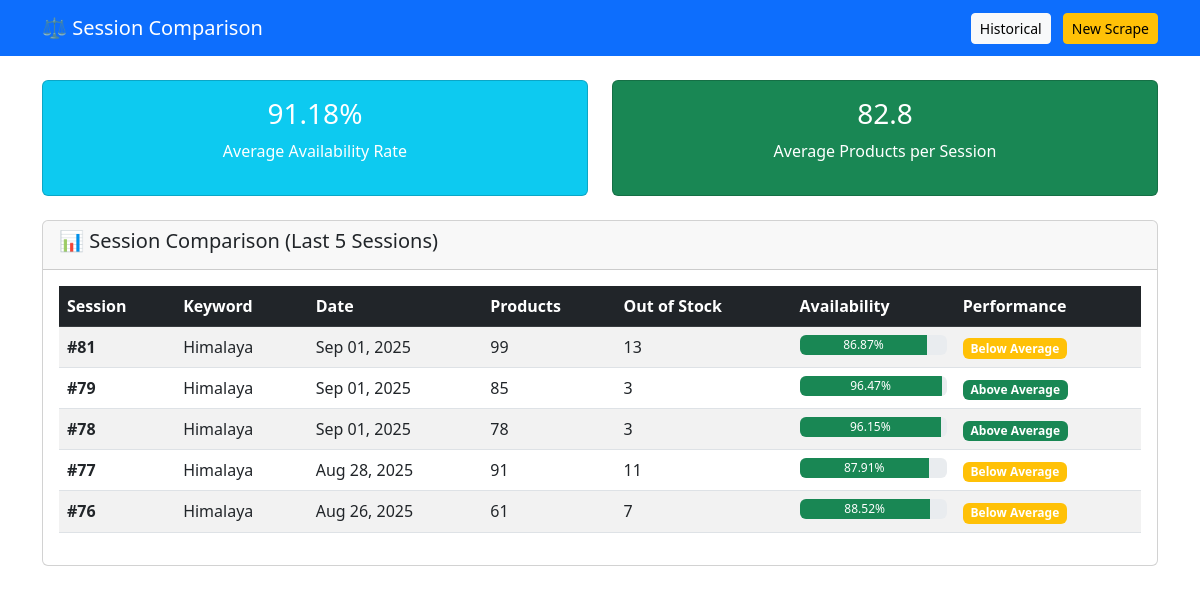
The page /compare/ on the database its author committed.
### scraper_app/models.py (models this page shows, shortened)
class ScrapeSession(models.Model):
    keyword = models.CharField(max_length=100)
    pincode = models.CharField(max_length=10)
    timestamp = models.DateTimeField(auto_now_add=True)
    total_products = models.IntegerField(default=0)
    out_of_stock_count = models.IntegerField(default=0)
    availability_rate = models.FloatField(default=0.0)

### scraper_app/views.py (the view)
# urls.py: path('compare/', views.compare_sessions, name='compare_sessions'),
def compare_sessions(request):
    sessions = ScrapeSession.objects.all().order_by('-timestamp')[:5]
    avg_availability = sessions.aggregate(Avg('availability_rate'))['availability_rate__avg'] or 0
    avg_products = sessions.aggregate(Avg('total_products'))['total_products__avg'] or 0
    return render(request, 'scraper_app/c_index.html', {
        'sessions': sessions,
        'avg_availability': round(avg_availability, 2),
        'avg_products': round(avg_products, 2),
    })

### scraper_app/templates/scraper_app/C_index.html (shortened to what this page needs)
<!DOCTYPE html>
<html lang="en">
<head>
    <link href="https://cdn.jsdelivr.net/npm/bootstrap@5.3.0/dist/css/bootstrap.min.css" rel="stylesheet">
    <link href="https://cdnjs.cloudflare.com/ajax/libs/font-awesome/6.0.0/css/all.min.css" rel="stylesheet">
</head>
<body>
    <nav class="navbar navbar-expand-lg navbar-dark bg-primary">
        <div class="container">
            <span class="navbar-brand">⚖️ Session Comparison</span>
            <div>
                <a href="{% url 'historical_data' %}" class="btn btn-light btn-sm me-2">Historical</a>
                <a href="{% url 'run_scrape' %}" class="btn btn-warning btn-sm">New Scrape</a>
            </div>
        </div>
    </nav>
    <div class="container mt-4">
        <div class="row mb-4">
            <div class="col-md-6">
                <div class="card bg-info text-white">
                    <div class="card-body text-center">
                        <h3>{{ avg_availability }}%</h3>
                        <p>Average Availability Rate</p>
                    </div>
                </div>
            </div>
            <div class="col-md-6">
                <div class="card bg-success text-white">
                    <div class="card-body text-center">
                        <h3>{{ avg_products }}</h3>
                        <p>Average Products per Session</p>
                    </div>
                </div>
            </div>
        </div>
        <div class="card">
            <div class="card-header">
                <h5>📊 Session Comparison (Last 5 Sessions)</h5>
            </div>
            <div class="card-body">
                <div class="table-responsive">
                    <table class="table table-striped">
                        <thead class="table-dark">
                            <tr>
                                <th>Session</th>
                                <th>Keyword</th>
                                <th>Date</th>
                                <th>Products</th>
                                <th>Out of Stock</th>
                                <th>Availability</th>
                                <th>Performance</th>
                            </tr>
                        </thead>
                        <tbody>
                            {% for session in sessions %}
                            <tr>
                                <td><strong>#{{ session.id }}</strong></td>
                                <td>{{ session.keyword }}</td>
                                <td>{{ session.timestamp|date:"M d, Y" }}</td>
                                <td>{{ session.total_products }}</td>
                                <td>{{ session.out_of_stock_count }}</td>
                                <td>
                                    <div class="progress" style="height: 20px;">
                                        <div class="progress-bar
                                            {% if session.availability_rate >= 80 %}bg-success
                                            {% elif session.availability_rate >= 50 %}bg-warning
                                            {% else %}bg-danger{% endif %}"
                                            style="width: {{ session.availability_rate }}%">
                                            {{ session.availability_rate }}%
                                        </div>
                                    </div>
                                </td>
                                <td>
                                    {% if session.availability_rate >= avg_availability %}
                                        <span class="badge bg-success">Above Average</span>
                                    {% else %}
                                        <span class="badge bg-warning">Below Average</span>
                                    {% endif %}
                                </td>
                            </tr>
                            {% endfor %}
                        </tbody>
                    </table>
                </div>
            </div>
        </div>
    </div>
</body>
</html>

### rows shown on the page
ScrapeSession: id "81", keyword "Himalaya", timestamp "Sep 01, 2025", total_products "99", out_of_stock_count "13", availability_rate "86.87", shows "Below Average"
ScrapeSession: id "79", keyword "Himalaya", timestamp "Sep 01, 2025", total_products "85", out_of_stock_count "3", availability_rate "96.47", shows "Above Average"
ScrapeSession: id "78", keyword "Himalaya", timestamp "Sep 01, 2025", total_products "78", out_of_stock_count "3", availability_rate "96.15", shows "Above Average"
ScrapeSession: id "77", keyword "Himalaya", timestamp "Aug 28, 2025", total_products "91", out_of_stock_count "11", availability_rate "87.91", shows "Below Average"
ScrapeSession: id "76", keyword "Himalaya", timestamp "Aug 26, 2025", total_products "61", out_of_stock_count "7", availability_rate "88.52", shows "Below Average"

### other values the page prints
{{ avg_availability }} "91.18"
{{ avg_products }} "82.8"
